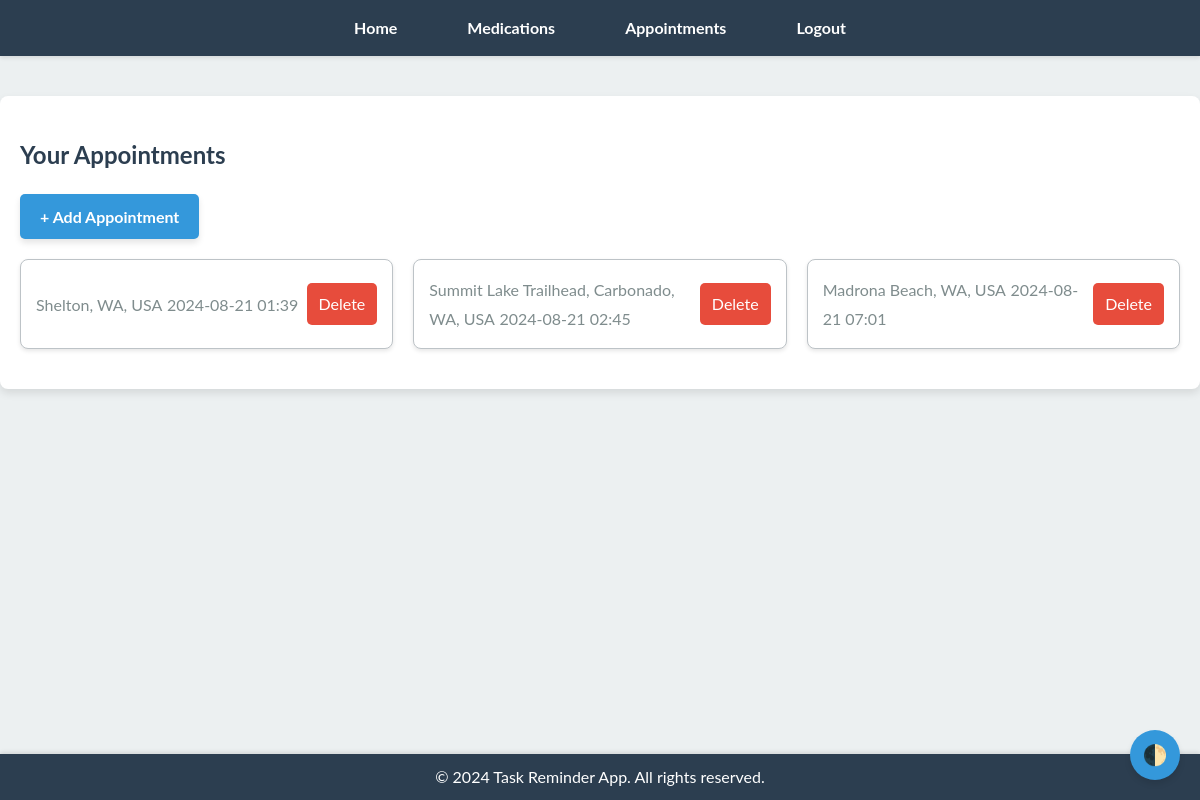
/appointments (signed in), run on an earlier commit of the app's database.
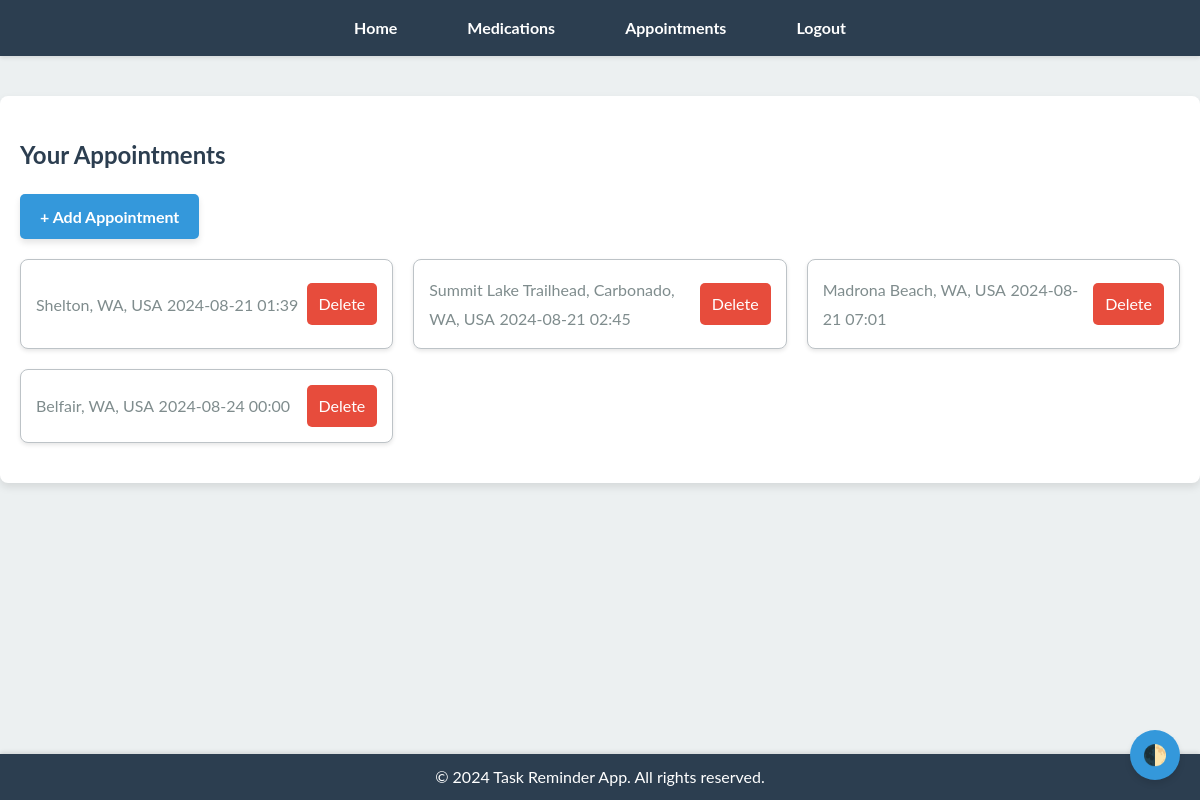
And on a later commit of the database.
### app.py (models this page shows)
class Appointment(db.Model):
    id = db.Column(db.Integer, primary_key=True)
    location = db.Column(db.String(100), nullable=False)
    date = db.Column(db.DateTime, nullable=False)
    user_id = db.Column(db.Integer, db.ForeignKey('user.id'), nullable=False)

### app.py (the view)
@app.route('/appointments')
@login_required
def appointments():
    appts = Appointment.query.filter_by(user_id=current_user.id).all()
    return render_template('appointments.html', appointments=appts)

### app.py (called while the page is built)
@login_manager.user_loader
def load_user(user_id):
    return User.query.get(int(user_id))

### templates/appointments.html (shortened to what this page needs)
{% extends "base.html" %}
{% block content %}
    <h2>Your Appointments</h2>
    <a href="{{ url_for('add_appointment') }}" class="btn btn-primary">+ Add Appointment</a>
    <ul class="appointment-list">
        {% for appt in appointments %}
        <li>
            <div class="appointment-info">
                <span class="location">{{ appt.location }}</span>
                <span class="date">{{ appt.date.strftime('%Y-%m-%d %H:%M') }}</span>
            </div>
            <a href="{{ url_for('delete_appointment', id=appt.id) }}" class="btn-delete">Delete</a>
        </li>
        {% endfor %}
    </ul>
{% endblock %}

### templates/base.html (shortened to what this page needs)
<!DOCTYPE html>
<html lang="en">
<head>
    <link rel="stylesheet" href="{{ url_for('static', filename='styles.css') }}">
</head>
<body>
    <header>
        <nav>
            <ul>
                <li><a href="{{ url_for('home') }}" class="{% if request.endpoint == 'home' %}active{% endif %}"> Home</a></li>
                {% if current_user.is_authenticated %}
                    <li><a href="{{ url_for('medications') }}" class="{% if request.endpoint == 'medications' %}active{% endif %}"> Medications</a></li>
                    <li><a href="{{ url_for('appointments') }}" class="{% if request.endpoint == 'appointments' %}active{% endif %}"> Appointments</a></li>
                    <li><a href="{{ url_for('logout') }}"> Logout</a></li>
                {% endif %}
            </ul>
        </nav>
    </header>
    <main class="container">
        {% block content %}{% endblock %}
    </main>
    <button class="dark-mode-toggle" onclick="toggleDarkMode()">🌓</button>
    <footer>
        <p>&copy; 2024 Task Reminder App. All rights reserved.</p>
    </footer>
</body>
</html>

### static/styles.css (style rules this page uses)
body { font-family: 'Lato', sans-serif; background-color: #ecf0f1; color: #2c3e50; margin: 0; padding: 0; line-height: 1.6; }
a { text-decoration: none; color: #3498db; }
header { background-color: #2c3e50; color: white; padding: 15px 0; box-shadow: 0 2px 4px rgba(0, 0, 0, 0.1); position: sticky; top: 0; z-index: 1000; }
nav ul { list-style: none; padding: 0; margin: 0; display: flex; justify-content: center; }
nav ul li { margin: 0 15px; }
nav ul li a { color: white; font-weight: bold; padding: 10px 20px; border-radius: 4px; transition: background-color 0.3s ease; }
.container { max-width: 1200px; margin: 40px auto; padding: 20px; background-color: white; border-radius: 8px; box-shadow: 0 4px 8px rgba(0, 0, 0, 0.1); }
.btn { display: inline-block; padding: 10px 20px; font-size: 16px; font-weight: bold; border-radius: 5px; cursor: pointer; text-align: center; border: none; transition: background-color 0.3s ease, box-shadow 0.1s ease; box-shadow: 0 4px 6px rgba(0, 0, 0, 0.1); }
.btn-primary { background-color: #3498db; color: white; }
.btn-delete { background-color: #e74c3c; color: white; padding: 8px 12px; border-radius: 5px; border: none; cursor: pointer; transition: background-color 0.3s ease; }
footer { background-color: #2c3e50; color: white; text-align: center; padding: 10px 0; position: fixed; bottom: 0; width: 100%; box-shadow: 0 -2px 4px rgba(0, 0, 0, 0.1); }
footer p { margin: 0; }
.dark-mode-toggle { position: fixed; bottom: 20px; right: 20px; background-color: #3498db; color: white; border: none; border-radius: 50%; width: 50px; height: 50px; display: flex; align-items: center; justify-content: center; font-size: 20px; cursor: pointer; box-shadow: 0 4px 6px rgba(0, 0, 0, 0.1); transition: background-color 0.3s ease, transform 0.1s ease; z-index: 1001; }
.appointment-list { list-style: none; padding: 0; margin: 20px 0; display: grid; grid-template-columns: repeat(auto-fill, minmax(300px, 1fr)); gap: 20px; }
.appointment-list li { background-color: #ffffff; border: 1px solid #bdc3c7; padding: 15px; border-radius: 8px; box-shadow: 0 2px 4px rgba(0, 0, 0, 0.1); display: flex; justify-content: space-between; align-items: center; transition: box-shadow 0.2s ease; }
.appointment-info { font-size: 18px; color: #2c3e50; }
.appointment-info .location, .appointment-info .date { font-size: 16px; color: #7f8c8d; }

What changed in the data, as far as the page shows it:
added Appointment: location "Belfair, WA, USA", date "2024-08-24 00:00"
